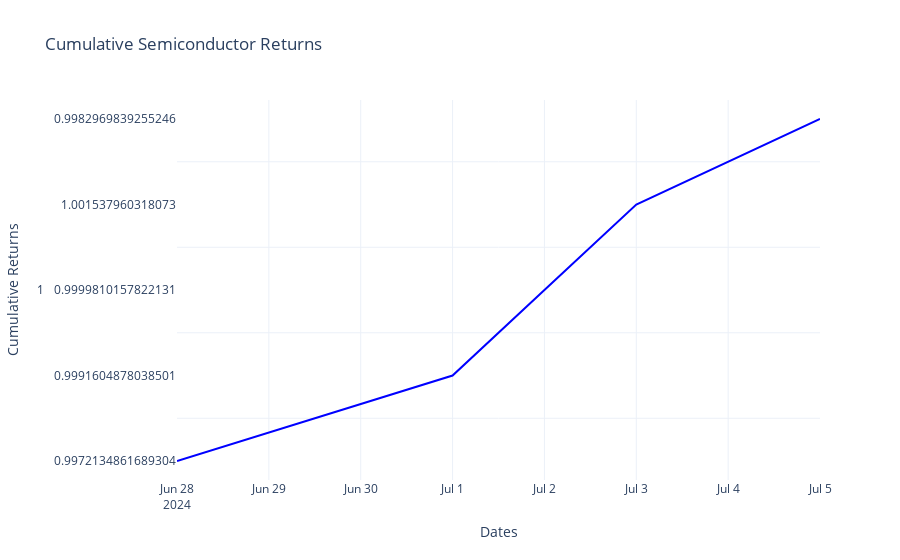

Notebook code for this chart:
### Code cell
semiconductor_returns = semiconductor_data['Adj Close'].pct_change()  # Calculate daily returns
semiconductor_returns.iloc[0, :] = 0  # Set the initial value of returns to 0 (first day)

# Define the weights for each company in the portfolio
weights = np.array([0.1, 0.2, 0.25, 0.25, 0.2])  # Adjust these weights as needed

# Calculate the weighted returns for each company
weighted_returns = weights * semiconductor_returns

# Calculate cumulative returns for the portfolio
cumulative_returns = (weighted_returns + 1).cumprod()

# Create the figure
fig = go.Figure()

# Add cumulative returns line plot
fig.add_trace(go.Scatter(x=cumulative_returns.index, 
                         y=cumulative_returns.values, 
                         mode='lines', 
                         name='Cumulative Returns', 
                         line=dict(color='blue')))

# Update layout
fig.update_layout(title='Cumulative Semiconductor Returns',
                  xaxis_title='Dates',
                  yaxis_title='Cumulative Returns',
                  template='plotly_white')

# Show the plot
fig.show()

### Figure 1 — Plotly figure (JSON) as saved in the notebook; plotly's stock layout.template omitted (floating-point values rounded to 4 significant figures; data arrays with more than 128 entries replaced by an {"elided": "..."} marker saying what was removed)
{"data": [{"line": {"color": "blue"}, "mode": "lines", "name": "Cumulative Returns", "type": "scatter", "x": ["2024-06-28T00:00:00+00:00", "2024-07-01T00:00:00+00:00", "2024-07-02T00:00:00+00:00", "2024-07-03T00:00:00+00:00", "2024-07-05T00:00:00+00:00", "2024-07-08T00:00:00+00:00", "2024-07-09T00:00:00+00:00", "2024-07-10T00:00:00+00:00", "2024-07-11T00:00:00+00:00", "2024-07-12T00:00:00+00:00", "2024-07-15T00:00:00+00:00", "2024-07-16T00:00:00+00:00", "2024-07-17T00:00:00+00:00", "2024-07-18T00:00:00+00:00", "2024-07-19T00:00:00+00:00", "2024-07-22T00:00:00+00:00", "2024-07-23T00:00:00+00:00", "2024-07-24T00:00:00+00:00", "2024-07-25T00:00:00+00:00", "2024-07-26T00:00:00+00:00", "2024-07-29T00:00:00+00:00", "2024-07-30T00:00:00+00:00", "2024-07-31T00:00:00+00:00", "2024-08-01T00:00:00+00:00", "2024-08-02T00:00:00+00:00", "2024-08-05T00:00:00+00:00", "2024-08-06T00:00:00+00:00", "2024-08-07T00:00:00+00:00", "2024-08-08T00:00:00+00:00", "2024-08-09T00:00:00+00:00", "2024-08-12T00:00:00+00:00", "2024-08-13T00:00:00+00:00", "2024-08-14T00:00:00+00:00", "2024-08-15T00:00:00+00:00", "2024-08-16T00:00:00+00:00", "2024-08-19T00:00:00+00:00", "2024-08-20T00:00:00+00:00", "2024-08-21T00:00:00+00:00", "2024-08-22T00:00:00+00:00", "2024-08-23T00:00:00+00:00", "2024-08-26T00:00:00+00:00", "2024-08-27T00:00:00+00:00", "2024-08-28T00:00:00+00:00", "2024-08-29T00:00:00+00:00", "2024-08-30T00:00:00+00:00", "2024-09-03T00:00:00+00:00", "2024-09-04T00:00:00+00:00", "2024-09-05T00:00:00+00:00", "2024-09-06T00:00:00+00:00", "2024-09-09T00:00:00+00:00", "2024-09-10T00:00:00+00:00", "2024-09-11T00:00:00+00:00", "2024-09-12T00:00:00+00:00", "2024-09-13T00:00:00+00:00", "2024-09-16T00:00:00+00:00", "2024-09-17T00:00:00+00:00", "2024-09-18T00:00:00+00:00", "2024-09-19T00:00:00+00:00", "2024-09-20T00:00:00+00:00", "2024-09-23T00:00:00+00:00", "2024-09-24T00:00:00+00:00", "2024-09-25T00:00:00+00:00", "2024-09-26T00:00:00+00:00", "2024-09-27T00:00:00+00:00"], "y": {"elided": "64x5 float values"}}], "layout": {"autosize": true, "title": {"text": "Cumulative Semiconductor Returns"}, "xaxis": {"autorange": true, "range": ["2024-06-28", "2024-07-05"], "title": {"text": "Dates"}, "type": "date"}, "yaxis": {"autorange": true, "range": [-0.2222, 4.222], "title": {"text": "Cumulative Returns"}, "type": "multicategory"}}}
